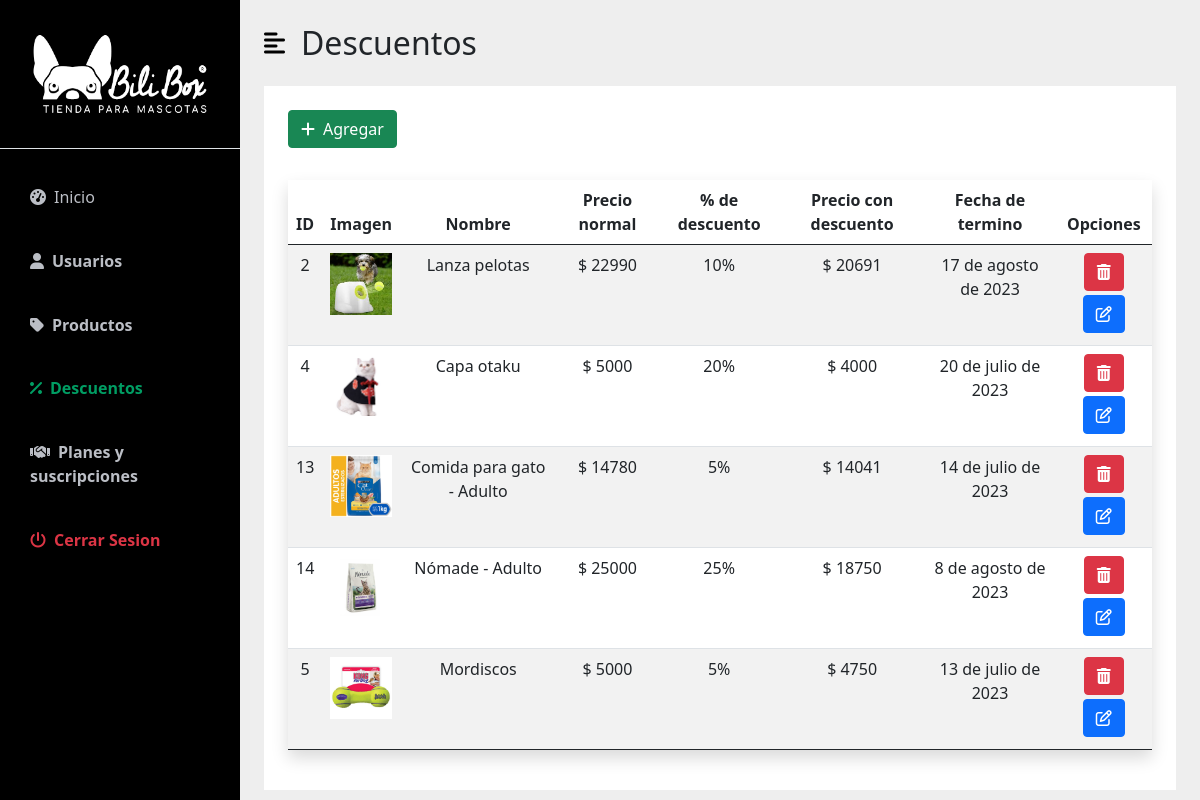
/dash_admin/descuentos/, run on the app's committed database.
### App/models.py (models this page shows)
class Articulo(models.Model):
    imagen = models.ImageField(upload_to='articulos/')
    nombre = models.CharField(max_length=50)
    descripcion = models.CharField(max_length=200, null=True, blank=True)
    precio = models.IntegerField()
    seccion = models.CharField( max_length=30)
    stock = models.IntegerField()
    created = models.DateTimeField(auto_now_add=True)
    updated = models.DateTimeField(auto_now_add=True)
    def __str__(self):
        return f'{self.nombre}'
    class Meta:
        verbose_name = 'articulo'
        verbose_name_plural = 'articulos'

### AppDescuento/models.py (models this page shows, shortened)
class Descuento(models.Model):
    producto = models.ForeignKey(Articulo, on_delete=models.CASCADE, related_name='descuento')
    pct = models.IntegerField()
    fec_ini = models.DateField()
    fec_ter = models.DateField()
    class Meta:
        db_table = 'descuento' #Como se va a ver en la basen de datos
        verbose_name ='descuento'
        verbose_name_plural ='descuentos'

### AppDashboardAdmin/views.py (the view)
# urls.py: path('descuentos/',views.descuento, name='descuentos'),
def descuento(request):
    descuentos = Descuento.objects.all()
    productos = Articulo.objects.all()
    for producto in productos:
        for descuento in descuentos:
            if producto == descuento.producto:
                producto.precio = round(producto.precio - (producto.precio * descuento.pct) / 100)
    page = request.GET.get('page',1)
    try:
        paginator = Paginator(descuentos,5)
        descuentos = paginator.page(page)
    except:
        raise Http404
    data ={
        'entity':descuentos,
        'paginator': paginator,
        'productos':productos
    }
    return render(request,'descuento/descuento.html',data)

### AppCarro/context_processor.py (called while the page is built)
def importe_total_carro(request):
    total=0
    try:
      if request.user.is_authenticated:
        for key, value in request.session["carro"].items():
          total = total + (int(value["precio"]) * value["cantidad"])
      else:
        pass
    except:
      pass
    return {'importe_total_carro':total}

### AppDashboardAdmin/templates/descuento/descuento.html (shortened to what this page needs)
{% extends "dash_admin/base_dash_admin.html" %}
{% load static %}
{% block content %}
<div id="page-content-wrapper">
    <nav class="navbar navbar-expand-lg navbar-light bg-transparent py-4 px-4">
        <div class="d-flex align-items-center">
            <i class="fas fa-align-left primary-text fs-4 me-3" id="menu-toggle"></i>
            <h2 class="fs-2 m-0">Descuentos</h2>
        </div>
    </nav>
    <div class="container-fluid px-4 ">
        <div class="p-2" style=" background-color: white;">
            <div class="m-3">
                <button type="button" class="btn btn-success" data-bs-toggle="modal" data-bs-target="#descuentoModal">
                    <i class="fa-solid fa-plus me-2"></i>Agregar
                </button>
            </div>
            <div class="p-3 table-responsive">
                <table class="table table-striped text-center shadow">
                    <thead>
                        <tr>
                            <th>ID</th>
                            <th class="col" width="20px">Imagen</th>
                            <th>Nombre</th>
                            <th>Precio normal</th>
                            <th>% de descuento</th>
                            <th>Precio con descuento</th>
                            <th>Fecha de termino</th>
                            <th>Opciones</th>
                        </tr>
                    </thead>
                    {% if entity %}
                    {% for descuento in entity %}
                    {% for producto in productos %}
                    {% if producto.id == descuento.producto.id %}
                    <tr>
                        <td>{{producto.id}}</td>
                        <td class="col-1">
                            <img src="{{descuento.producto.imagen.url}}" alt="" class="img-fluid" >
                        </td>
                        <td>{{descuento.producto.nombre}}</td>
                        <td>$ {{descuento.producto.precio}}</td>
                        <td>{{descuento.pct}}%</td>
                        <td>$ {{producto.precio}}</td>
                        <td>{{descuento.fec_ter}}</td>
                        <td>
                            <a href="#" onclick="eliminarDescuento({{descuento.id}})"> <button class="btn btn-danger mb-1"><i
                                        class="fa-solid fa-trash-can"></i></button></a>
                            <a href="#"> <button class="btn btn-primary mb-1"><i
                                        class="fa-regular fa-pen-to-square"></i></button></a>
                        </td>
                    </tr>
                    {% endif %}
                    {% endfor %}
                    {% endfor %}
                    {% else %}
                    <td colspan="8">Ningun descuento creado</td>
                    {% endif %}
                </table>
            </div>
        </div>
    </div>
</div>
{% endblock %}

### AppDashboard/static/css/dash-style.css (style rules this page uses)
:root { --main-bg-color: #009d63; --main-text-color: #009d63; --second-text-color: #bbbec5; --second-bg-color: #c1efde; }
.primary-text { color: var(--main-text-color); }
#page-content-wrapper { min-width: 100vw; }
#menu-toggle { cursor: pointer; color: black; }
@media (min-width: 768px) { #page-content-wrapper { min-width: 0; width: 100%; } }

### data on the page
Descuento: producto.nombre "Lanza pelotas", producto.precio "22990", pct "10", fec_ter "17 de agosto de 2023"
Articulo: id "2", producto.imagen (picture), precio "20691"
Descuento: producto.nombre "Capa otaku", producto.precio "5000", pct "20", fec_ter "20 de julio de 2023"
Articulo: id "4", producto.imagen (picture), precio "4000"
Descuento: producto.nombre "Comida para gato - Adulto", producto.precio "14780", pct "5", fec_ter "14 de julio de 2023"
Articulo: id "13", producto.imagen (picture), precio "14041"
Descuento: producto.nombre "Nómade - Adulto", producto.precio "25000", pct "25", fec_ter "8 de agosto de 2023"
Articulo: id "14", producto.imagen (picture), precio "18750"
Descuento: producto.nombre "Mordiscos", producto.precio "5000", pct "5", fec_ter "13 de julio de 2023"
Articulo: id "5", producto.imagen (picture), precio "4750"
